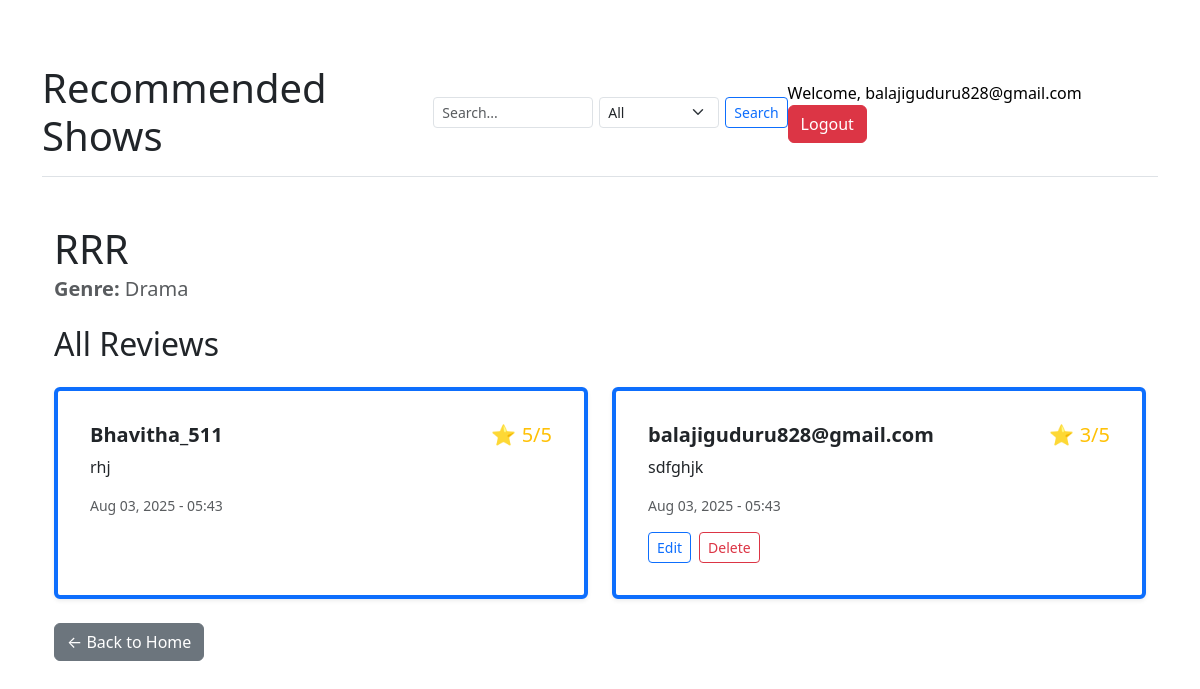
The page /reviews/1/ (signed in) on the database its author committed.
### Recommendation/models.py (models this page shows, shortened)
class Show(models.Model):
    SHOW_TYPE_CHOICES = (
        ('Movie', 'Movie'),
        ('TV', 'TV Show'),
    )
    title = models.CharField(max_length=200)
    description = models.TextField()
    genre = models.CharField(max_length=100)
    show_type = models.CharField(max_length=10, choices=SHOW_TYPE_CHOICES)

class Review(models.Model):
    user = models.ForeignKey(User, on_delete=models.CASCADE)
    show = models.ForeignKey(Show, on_delete=models.CASCADE)
    review_text = models.TextField()
    rating = models.PositiveSmallIntegerField(default=1)
    created_at = models.DateTimeField(auto_now_add=True)
    class Meta:
        unique_together = ('user', 'show')

### Recommendation/views.py (the view)
# urls.py: path('reviews/<int:show_id>/', views.view_reviews, name='view_reviews'),
def view_reviews(request, show_id):
    show = get_object_or_404(Show, id=show_id)
    reviews = Review.objects.filter(show=show)
    return render(request, 'recommendations/view_reviews.html', {'show': show, 'reviews': reviews})

### Recommendation/templates/recommendations/view_reviews.html (shortened to what this page needs)
{% extends 'recommendations/base.html' %}
{% block content %}
<div class="container mt-5">
    <h1 class="mb-1">{{ show.title }}</h1>
    <h5 class="text-muted mb-4"><strong>Genre:</strong> {{ show.genre }}</h5>
    <h2 class="mb-4">All Reviews</h2>
    {% if reviews %}
        <div class="row row-cols-1 row-cols-md-2 g-4">
            {% for review in reviews %}
                <div class="col">
                    <div class="card p-3 h-100 shadow-sm border-primary border-start border-4">
                        <div class="card-body">
                            <h5 class="card-title">
                                <strong>{{ review.user.username }}</strong>
                                <span class="float-end text-warning">⭐ {{ review.rating }}/5</span>
                            </h5>
                            <p class="card-text">{{ review.review_text }}</p>
                            <p class="text-muted small">{{ review.created_at|date:"M d, Y - H:i" }}</p>
                            {% if user == review.user or user.is_staff %}
                                <div class="mt-2 d-flex gap-2">
                                    <a href="{% url 'edit_review' review.id %}" class="btn btn-sm btn-outline-primary">Edit</a>
                                    <a href="{% url 'delete_review' review.id %}" class="btn btn-sm btn-outline-danger">Delete</a>
                                </div>
                            {% endif %}
                        </div>
                    </div>
                </div>
            {% endfor %}
        </div>
    {% else %}
        <p class="text-muted">No reviews yet for this show.</p>
    {% endif %}
    <a href="/" class="btn btn-secondary mt-4">← Back to Home</a>
</div>
{% endblock %}

### Recommendation/templates/recommendations/base.html (shortened to what this page needs)
<!DOCTYPE html>
<html>
<head>
    <link href="https://cdn.jsdelivr.net/npm/bootstrap@5.3.0/dist/css/bootstrap.min.css" rel="stylesheet">
</head>
<body class="container mt-5">
    <div class="sticky-header">
        <div class="d-flex justify-content-between align-items-center">
            <h1 class="mb-0"><a href="{% url 'home' %}" class="text-decoration-none text-dark">Recommended Shows</a></h1>
            {% if user.is_authenticated %}
            <form action="{% url 'search' %}" method="get" class="d-flex align-items-center" style="gap: 6px;">
            <input class="form-control form-control-sm" type="search" name="q" placeholder="Search..." style="width: 160px;">
            <select name="category" class="form-select form-select-sm" style="width: 120px;">
                <option value="all">All</option>
            </select>
            <button class="btn btn-outline-primary btn-sm" type="submit">Search</button>
            </form>
            {% endif %}
            <div>
                {% if user.is_authenticated %}
                    <span class="me-3" style="color: black;">Welcome, {{ user.username }}</span>
                    <a href="/logout/" class="btn btn-danger">Logout</a>
                {% else %}
                    <a href="/login/" class="btn btn-primary me-2">Login</a>
                    <a href="/signup/" class="btn btn-success">Sign Up</a>
                {% endif %}
            </div>
        </div>
    </div>
    {% block content %}
    {% endblock %}
</body>
</html>

### Recommendation/templates/recommendations/base.html (style rules this page uses)
.sticky-header { position: sticky; top: 0; z-index: 1030; background-color: white; padding: 1rem 0; border-bottom: 1px solid #dee2e6; }

### rows shown on the page
Show: title "RRR", genre "Drama"
Review: user.username "Bhavitha_511", rating "5", review_text "rhj", created_at "Aug 03, 2025 - 05:43"
Review: user.username "balajiguduru828@gmail.com", rating "3", review_text "sdfghjk", created_at "Aug 03, 2025 - 05:43", shows "Edit"

### other values the page prints
{{ user.username }} "balajiguduru828@gmail.com"
